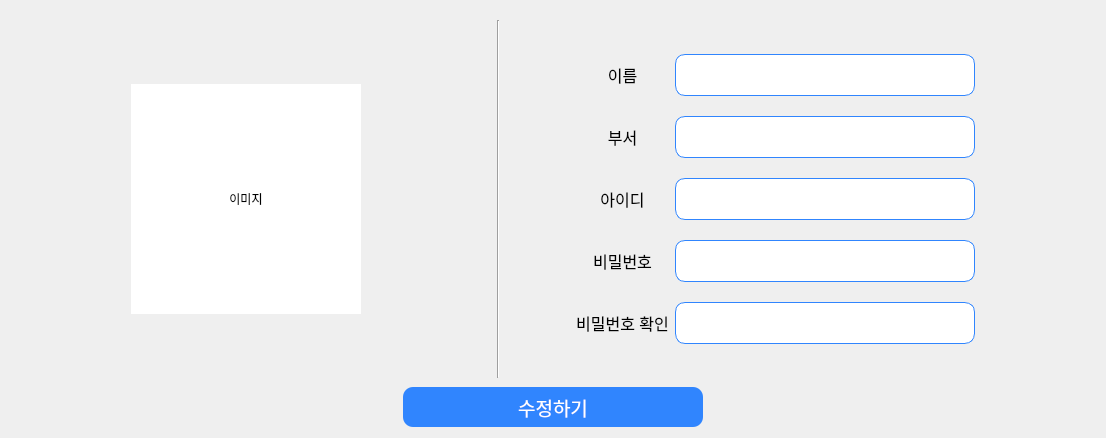
        <widget class="QWidget" name="my_page">
         <property name="styleSheet">
          <string notr="true">QLineEdit{
height: 40px;
border-radius: 10px;
border: 1px solid #3085FE;
	background-color: rgb(255, 255, 255);

}
QComboBox{
height: 40px;

}
</string>
         </property>
         <layout class="QHBoxLayout" name="horizontalLayout_15">
          <item>
           <widget class="QWidget" name="my_page_main_widget" native="true">
            <layout class="QVBoxLayout" name="verticalLayout_15">
             <property name="spacing">
              <number>0</number>
             </property>
             <property name="leftMargin">
              <number>0</number>
             </property>
             <property name="topMargin">
              <number>0</number>
             </property>
             <property name="rightMargin">
              <number>0</number>
             </property>
             <property name="bottomMargin">
              <number>0</number>
             </property>
             <item>
              <widget class="QWidget" name="widget_13" native="true">
               <property name="maximumSize">
                <size>
                 <width>16777215</width>
                 <height>380</height>
                </size>
               </property>
               <layout class="QHBoxLayout" name="horizontalLayout_13">
                <property name="leftMargin">
                 <number>120</number>
                </property>
                <property name="rightMargin">
                 <number>120</number>
                </property>
                <item>
                 <widget class="QLabel" name="my_img_lab">
                  <property name="minimumSize">
                   <size>
                    <width>230</width>
                    <height>230</height>
                   </size>
                  </property>
                  <property name="maximumSize">
                   <size>
                    <width>230</width>
                    <height>230</height>
                   </size>
                  </property>
                  <property name="styleSheet">
                   <string notr="true">background-color: rgb(255, 255, 255);</string>
                  </property>
                  <property name="text">
                   <string>이미지</string>
                  </property>
                  <property name="alignment">
                   <set>Qt::AlignCenter</set>
                  </property>
                 </widget>
                </item>
                <item>
                 <spacer name="my_page_h_spacer_left">
                  <property name="orientation">
                   <enum>Qt::Horizontal</enum>
                  </property>
                  <property name="sizeType">
                   <enum>QSizePolicy::Fixed</enum>
                  </property>
                  <property name="sizeHint" stdset="0">
                   <size>
                    <width>130</width>
                    <height>20</height>
                   </size>
                  </property>
                 </spacer>
                </item>
                <item>
                 <widget class="Line" name="line">
                  <property name="orientation">
                   <enum>Qt::Vertical</enum>
                  </property>
                 </widget>
                </item>
                <item>
                 <spacer name="my_page_h_spacer_right">
                  <property name="orientation">
                   <enum>Qt::Horizontal</enum>
                  </property>
                  <property name="sizeType">
                   <enum>QSizePolicy::Preferred</enum>
                  </property>
                  <property name="sizeHint" stdset="0">
                   <size>
                    <width>70</width>
                    <height>20</height>
                   </size>
                  </property>
                 </spacer>
                </item>
                <item>
                 <layout class="QGridLayout" name="gridLayout">
                  <property name="verticalSpacing">
                   <number>20</number>
                  </property>
                  <item row="1" column="1">
                   <widget class="QLineEdit" name="name_lineedit">
                    <property name="minimumSize">
                     <size>
                      <width>300</width>
                      <height>0</height>
                     </size>
                    </property>
                    <property name="maximumSize">
                     <size>
                      <width>300</width>
                      <height>16777215</height>
                     </size>
                    </property>
                    <property name="font">
                     <font>
                      <pointsize>12</pointsize>
                     </font>
                    </property>
                   </widget>
                  </item>
                  <item row="2" column="1">
                   <widget class="QComboBox" name="dept_combobox">
                    <property name="minimumSize">
                     <size>
                      <width>300</width>
                      <height>0</height>
                     </size>
                    </property>
                    <property name="maximumSize">
                     <size>
                      <width>300</width>
                      <height>16777215</height>
                     </size>
                    </property>
                    <property name="font">
                     <font>
                      <pointsize>12</pointsize>
                     </font>
                    </property>
                    <property name="styleSheet">
                     <string notr="true">#dept_combobox{
	border-radius:10px;
	background-color: rgb(255, 255, 255);
	border: 1px solid #3085FE;
	padding-left:10px;}

#dept_combobox::drop-down{
	border:0px;
}

#dept_combobox::down-arrow{
	image: url(:/img/icon/down.png);
	width: 15px;
	height: 15px;
	margin-right:15px;
}
#dept_combobox::on{
 border:4px solid gray;
}
</string>
                    </property>
                   </widget>
                  </item>
                  <item row="4" column="0">
                   <widget class="QLabel" name="pw_lab">
                    <property name="maximumSize">
                     <size>
                      <width>150</width>
                      <height>16777215</height>
                     </size>
                    </property>
                    <property name="font">
                     <font>
                      <pointsize>12</pointsize>
                     </font>
                    </property>
                    <property name="text">
                     <string>비밀번호</string>
                    </property>
                    <property name="alignment">
                     <set>Qt::AlignCenter</set>
                    </property>
                   </widget>
                  </item>
                  <item row="3" column="0">
                   <widget class="QLabel" name="user_id_lab">
                    <property name="maximumSize">
                     <size>
                      <width>150</width>
                      <height>16777215</height>
                     </size>
                    </property>
                    <property name="font">
                     <font>
                      <pointsize>12</pointsize>
                     </font>
                    </property>
                    <property name="text">
                     <string>아이디</string>
                    </property>
                    <property name="alignment">
                     <set>Qt::AlignCenter</set>
                    </property>
                   </widget>
                  </item>
                  <item row="5" column="1">
                   <widget class="QLineEdit" name="pw_recheck_lineedit">
                    <property name="minimumSize">
                     <size>
                      <width>300</width>
                      <height>0</height>
                     </size>
                    </property>
                    <property name="maximumSize">
                     <size>
                      <width>300</width>
                      <height>16777215</height>
                     </size>
                    </property>
                    <property name="font">
                     <font>
                      <pointsize>12</pointsize>
                     </font>
                    </property>
                   </widget>
                  </item>
                  <item row="2" column="0">
                   <widget class="QLabel" name="dept_lab">
                    <property name="maximumSize">
                     <size>
                      <width>150</width>
                      <height>16777215</height>
                     </size>
                    </property>
                    <property name="font">
                     <font>
                      <pointsize>12</pointsize>
                     </font>
                    </property>
                    <property name="text">
                     <string>부서</string>
                    </property>
                    <property name="alignment">
                     <set>Qt::AlignCenter</set>
                    </property>
                   </widget>
                  </item>
                  <item row="1" column="0">
                   <widget class="QLabel" name="name_lab">
                    <property name="maximumSize">
                     <size>
                      <width>150</width>
                      <height>16777215</height>
                     </size>
                    </property>
                    <property name="font">
                     <font>
                      <pointsize>12</pointsize>
                     </font>
                    </property>
                    <property name="text">
                     <string>이름</string>
                    </property>
                    <property name="alignment">
                     <set>Qt::AlignCenter</set>
                    </property>
                   </widget>
                  </item>
                  <item row="0" column="0">
                   <widget class="QLabel" name="label_23">
                    <property name="text">
                     <string/>
                    </property>
                   </widget>
                  </item>
                  <item row="3" column="1">
                   <widget class="QLineEdit" name="user_id_lineedit">
                    <property name="minimumSize">
                     <size>
                      <width>300</width>
                      <height>0</height>
                     </size>
                    </property>
                    <property name="maximumSize">
                     <size>
                      <width>300</width>
                      <height>16777215</height>
                     </size>
                    </property>
                    <property name="font">
                     <font>
                      <pointsize>12</pointsize>
                     </font>
                    </property>
                   </widget>
                  </item>
                  <item row="4" column="1">
                   <widget class="QLineEdit" name="pw_lineedit">
                    <property name="minimumSize">
                     <size>
                      <width>300</width>
                      <height>0</height>
                     </size>
                    </property>
                    <property name="maximumSize">
                     <size>
                      <width>300</width>
                      <height>16777215</height>
                     </size>
                    </property>
                    <property name="font">
                     <font>
                      <pointsize>12</pointsize>
                     </font>
                    </property>
                   </widget>
                  </item>
                  <item row="5" column="0">
                   <widget class="QLabel" name="pw_recheck_lab">
                    <property name="maximumSize">
                     <size>
                      <width>150</width>
                      <height>16777215</height>
                     </size>
                    </property>
                    <property name="font">
                     <font>
                      <pointsize>12</pointsize>
                     </font>
                    </property>
                    <property name="text">
                     <string>비밀번호 확인</string>
                    </property>
                    <property name="alignment">
                     <set>Qt::AlignCenter</set>
                    </property>
                   </widget>
                  </item>
                  <item row="6" column="0">
                   <widget class="QLabel" name="label_24">
                    <property name="text">
                     <string/>
                    </property>
                   </widget>
                  </item>
                 </layout>
                </item>
               </layout>
              </widget>
             </item>
             <item>
              <layout class="QHBoxLayout" name="horizontalLayout_14">
               <item>
                <widget class="QPushButton" name="edit_btn">
                 <property name="minimumSize">
                  <size>
                   <width>300</width>
                   <height>40</height>
                  </size>
                 </property>
                 <property name="maximumSize">
                  <size>
                   <width>300</width>
                   <height>40</height>
                  </size>
                 </property>
                 <property name="font">
                  <font>
                   <pointsize>14</pointsize>
                  </font>
                 </property>
                 <property name="styleSheet">
                  <string notr="true">background-color: rgb(48, 133, 254);
color: rgb(255, 255, 255);
border-radius: 10px;</string>
                 </property>
                 <property name="text">
                  <string>수정하기</string>
                 </property>
                </widget>
               </item>
              </layout>
             </item>
            </layout>
           </widget>
          </item>
         </layout>
        </widget>
